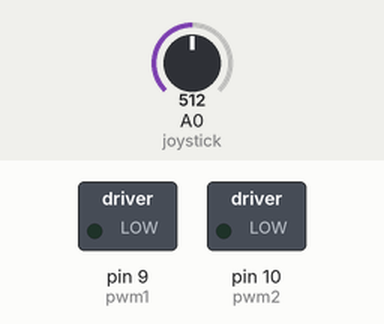
A sketch run on a simulated Arduino Uno, built with avr-gcc and run on an emulated ATmega328P. On the bench: switched loads named in the sketch (green lamp = pin HIGH). The inputs (shaded band) are chosen by the test bench; at power-on: A0 (joystick) = 512.

Above: at 1.2 s.
1.3 s: A0 (joystick) set to 716
At 2.4 s:
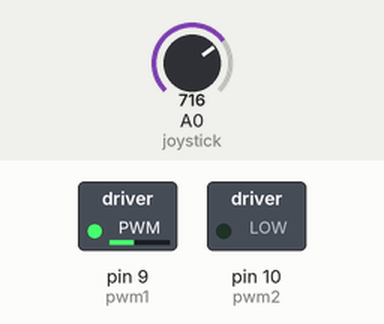
2.8 s: A0 (joystick) set to 900
At 3.5 s:
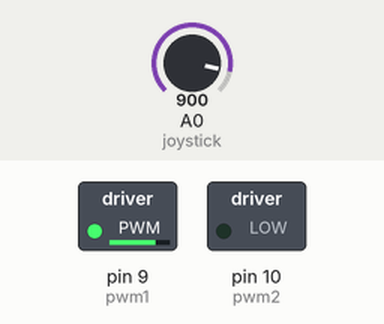
4.3 s: A0 (joystick) set to 306
At 4.7 s:
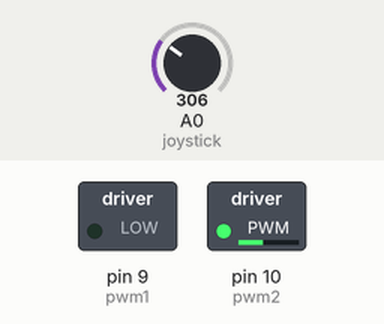
5.8 s: A0 (joystick) set to 245
At 7.0 s:
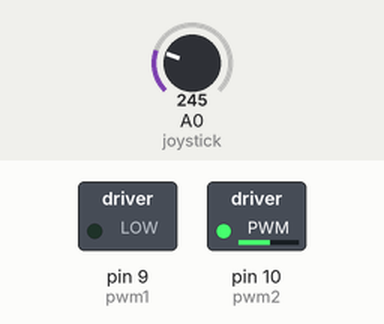
7.3 s: A0 (joystick) set to 122
At 8.2 s:
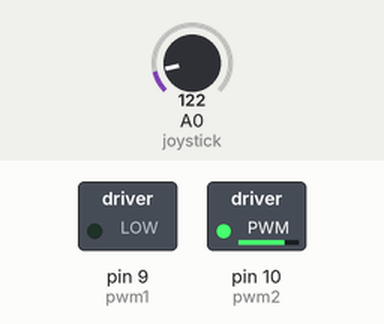
Timing chart, 0 to 9.8 s (numbered marks = the images above; inputs shaded):
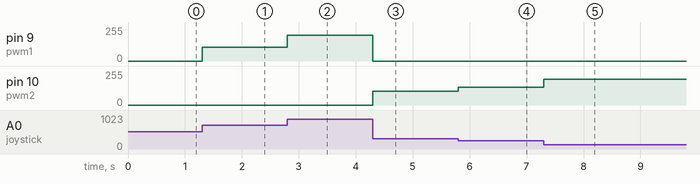

The sketch:

dc_motor_and_joystick.ino
```cpp
/* Arduino joystick and DC motor speed and direction
 *  This program is meant to change the speed and direction by
 *  the amount the joystick is tilted(speed)
 *  and the side it is tilted to(direction) by changing it's output side
 */
#define joystick     A0//pin for joystick
#define pwm1          9//pin for motor
#define pwm2         10//pin for motor

int motor_control;// variable to control motor

void setup() {
  pinMode(pwm1,   OUTPUT);//setting the pins for motor
  pinMode(pwm2,   OUTPUT);//setting the pins for motor
}

void loop() {
  motor_control = analogRead(joystick); //storing joystick value in a variable
  motor_control >>= 1; //bitchshifts the value right by 1 to change the range from 10bit to 9 bit
  if(motor_control > 255){ //if the value from joystick is greater than 255
    digitalWrite(pwm2, 0);// turns off pin 10
    analogWrite(pwm1, (motor_control - 256));// turns on pin 9 at the speed motor_control - 256
  }
  else
    if(motor_control < 255){//if the value from joystick is less than 255
      digitalWrite(pwm1, 0);// turns off pin 9
      analogWrite(pwm2, (255 - motor_control));// turns on pin 10 at the speed 255 - motor_control
    }
    else{//else, in the middle the speed of the dc and direction are zero
      digitalWrite(pwm1, 0);// turns off pin 9
      digitalWrite(pwm2, 0);// turns off pin 10
    }
}
```

Measured:
- after the input at 1.3 s, pin 9 (pwm1): 0/255 → 102/255 at once
- after the input at 2.8 s, pin 9 (pwm1): 102/255 → 194/255 at once
- after the input at 4.3 s, pin 9 (pwm1): 194/255 → 0/255 at once; pin 10 (pwm2): 0/255 → 102/255 at once
- after the input at 5.8 s, pin 10 (pwm2): 102/255 → 133/255 at once
- after the input at 7.3 s, pin 10 (pwm2): 133/255 → 194/255 at once
